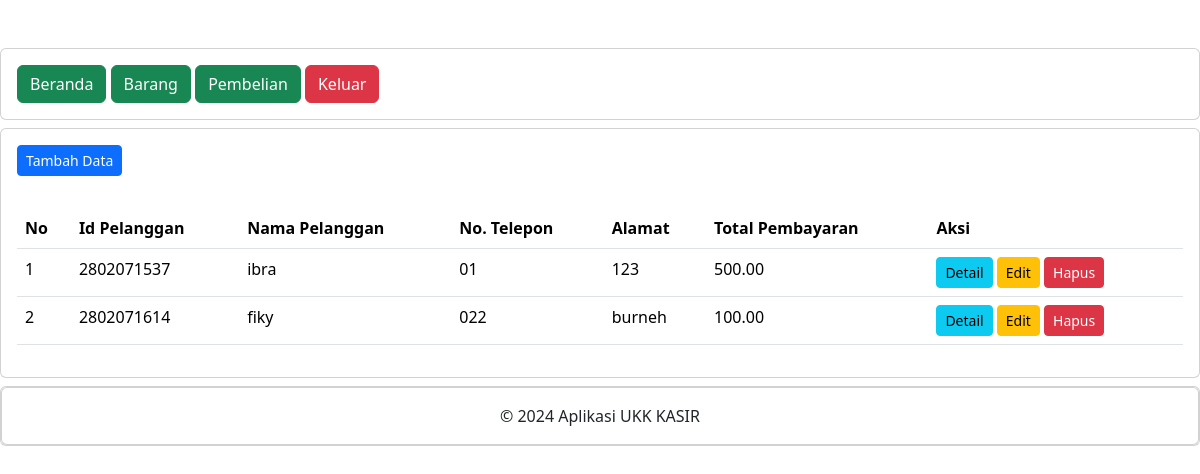
Page /petugas/pembelian.php (signed in) on the committed database.
### tables this page shows
CREATE TABLE `penjualan` (
  `penjualanid` int(11) UNSIGNED NOT NULL,
  `tanggalpenjualan` date NOT NULL,
  `totalharga` decimal(10,2) NOT NULL,
  `pelangganid` int(11) UNSIGNED NOT NULL
);

CREATE TABLE `pelanggan` (
  `pelangganid` int(11) UNSIGNED NOT NULL,
  `namapelanggan` varchar(255) NOT NULL,
  `alamat` text NOT NULL,
  `nomortelepon` varchar(15) NOT NULL
);

### petugas/pembelian.php (the view, shortened to what this page needs)
<?php
include("header.php");
include("navbar.php");
?>
<div class="card mt-2">
    <div class="card-body">
        <button type="button" class="btn btn-primary btn-sm" data-bs-toggle="modal" data-bs-target="#tambah-data">
            Tambah Data
        </button>
    </div>
    <div class="card-body">
        <table class="table">
            <thead>
                <tr>
                    <th>No</th>
                    <th>Id Pelanggan</th>
                    <th>Nama Pelanggan</th>
                    <th>No. Telepon</th>
                    <th>Alamat</th>
                    <th>Total Pembayaran</th>
                    <th>Aksi</th>
                </tr>
            </thead>
            <tbody>
                <?php
                include '../koneksi.php';
                $no = 1;
                $data = mysqli_query($koneksi, "SELECT * FROM pelanggan INNER JOIN penjualan ON pelanggan.pelangganid=penjualan.pelangganid");
                while ($d = mysqli_fetch_array($data)) {
                ?>
                <tr>
                    <td><?php echo $no++; ?></td>
                    <td><?php echo $d['pelangganid']; ?></td>
                    <td><?php echo $d['namapelanggan']; ?></td>
                    <td><?php echo $d['nomortelepon']; ?></td>
                    <td><?php echo $d['alamat']; ?></td>
                    <td><?php echo $d['totalharga']; ?></td>
                    <td>
                        <a class="btn btn-info btn-sm"
                            href="detail_pembelian.php?pelangganid=<?php echo $d['pelangganid']; ?>">Detail</a>
                        <button type="button" class="btn btn-warning btn-sm" data-bs-toggle="modal"
                            data-bs-target="#edit-data<?php echo $d['pelangganid']; ?>">Edit</button>
                        <button type="button" class="btn btn-danger btn-sm" data-bs-toggle="modal"
                            data-bs-target="#hapus-data<?php echo $d['pelangganid']; ?>">Hapus</button>
                    </td>
                </tr>
                <div class="modal fade" id="hapus-data<?php echo $d['pelangganid']; ?>" tabindex="-1"
                    aria-labelledby="exampleModalLabel" aria-hidden="true">
                    <?php } ?>
            </tbody>
        </table>
    </div>
</div>
<?php
include "footer.php";
?>

### rows in the picture
penjualan: pelangganid "2802071537", pelangganid.namapelanggan "ibra", pelangganid.nomortelepon "01", pelangganid.alamat "123", totalharga "500.00"
penjualan: pelangganid "2802071614", pelangganid.namapelanggan "fiky", pelangganid.nomortelepon "022", pelangganid.alamat "burneh", totalharga "100.00"
